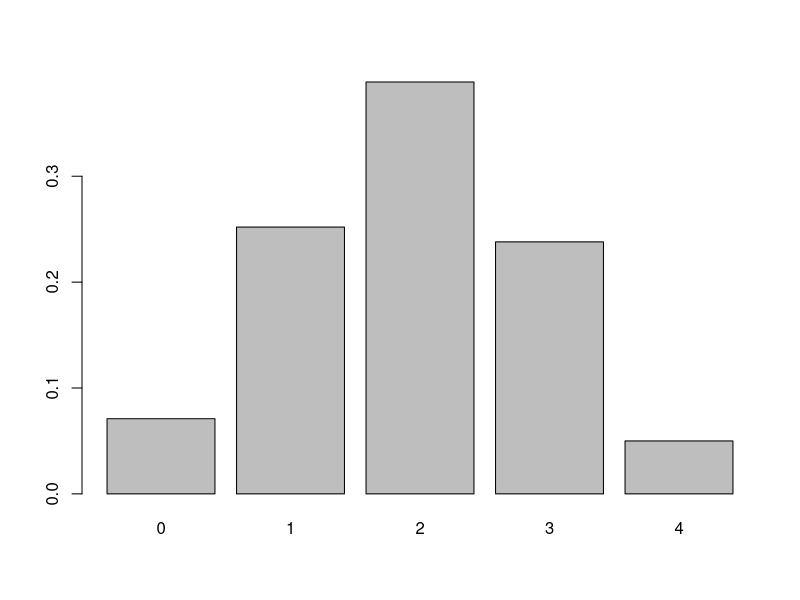
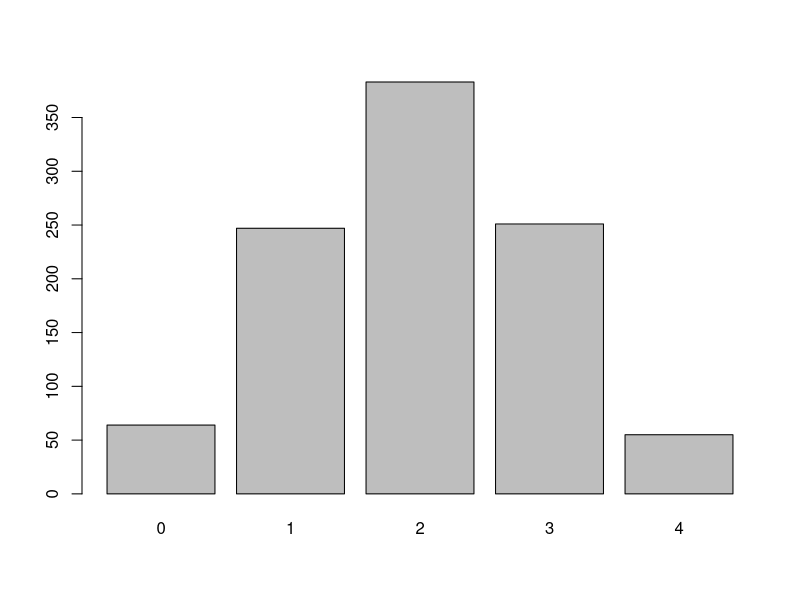
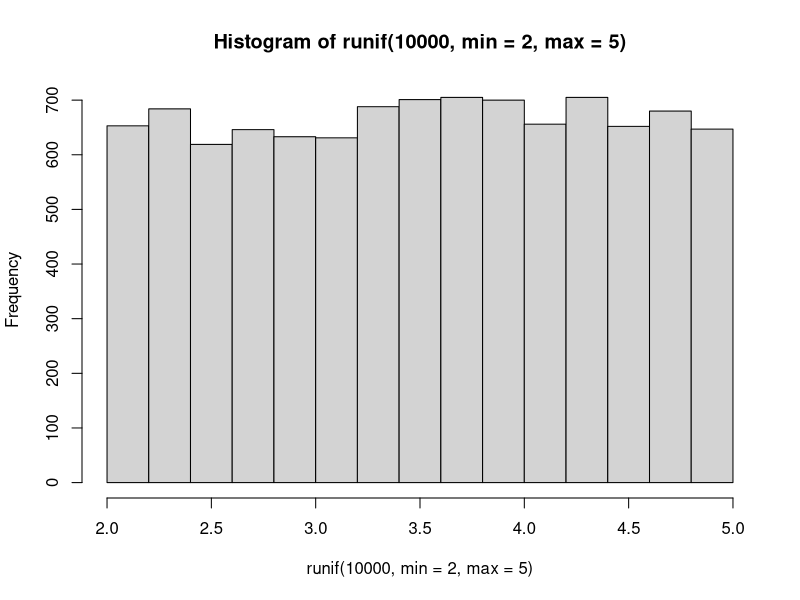
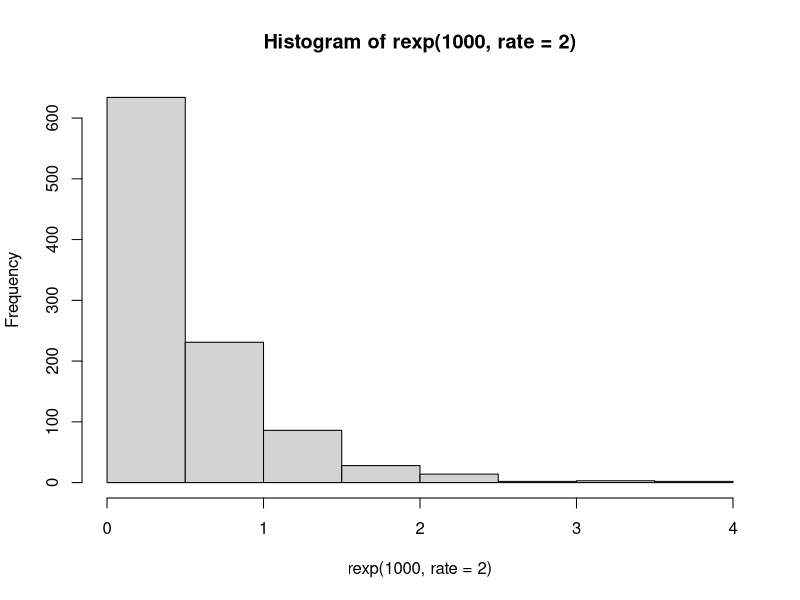
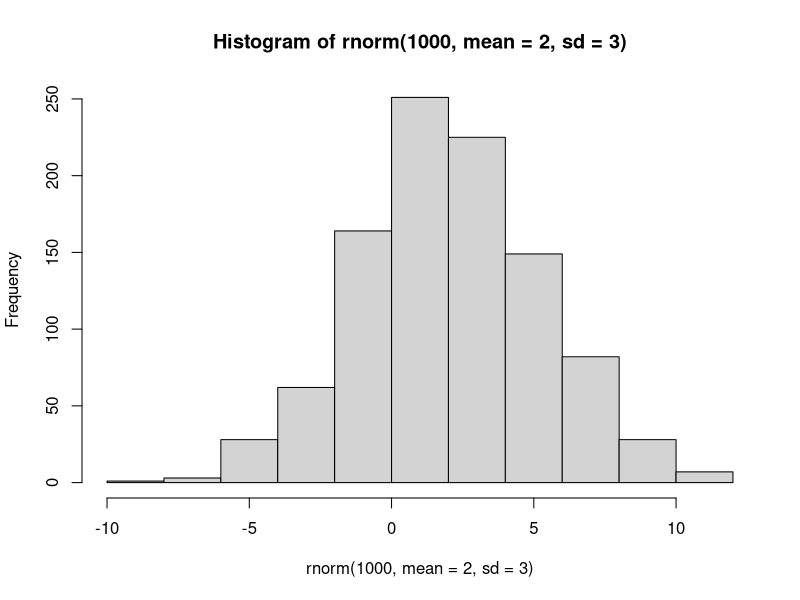
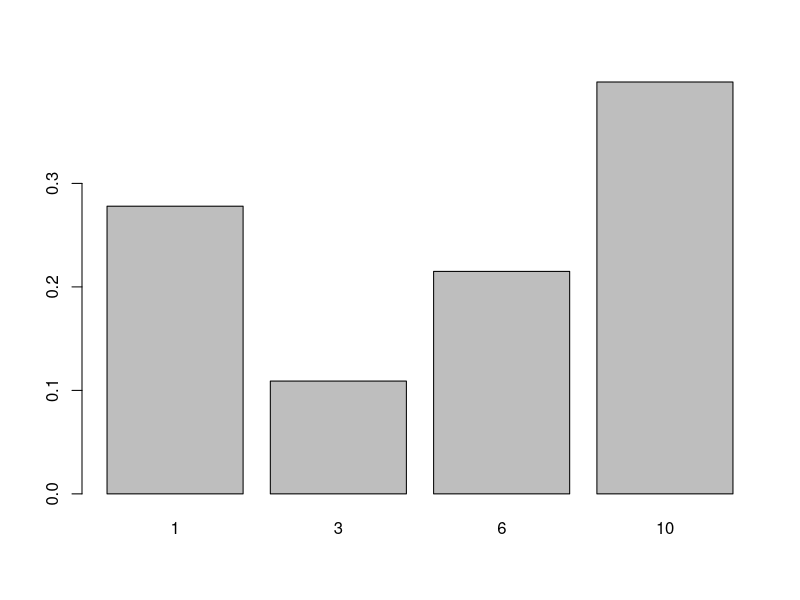
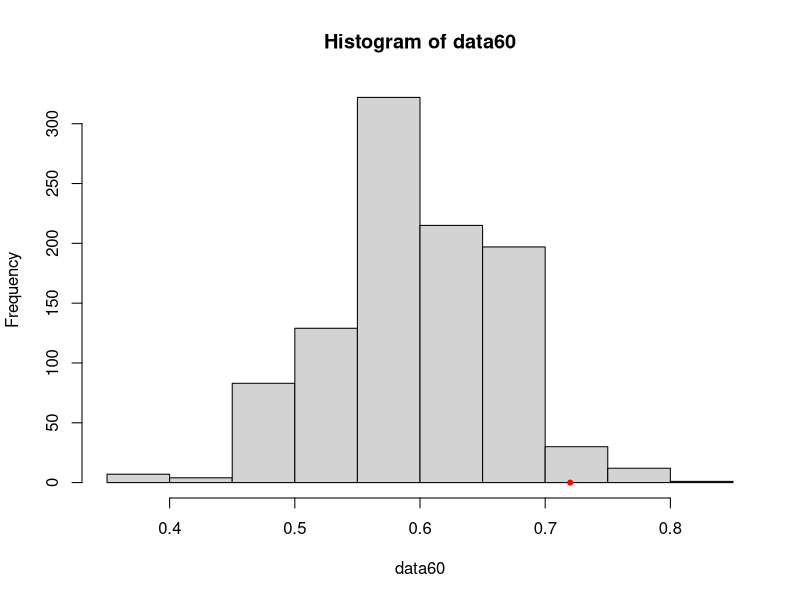
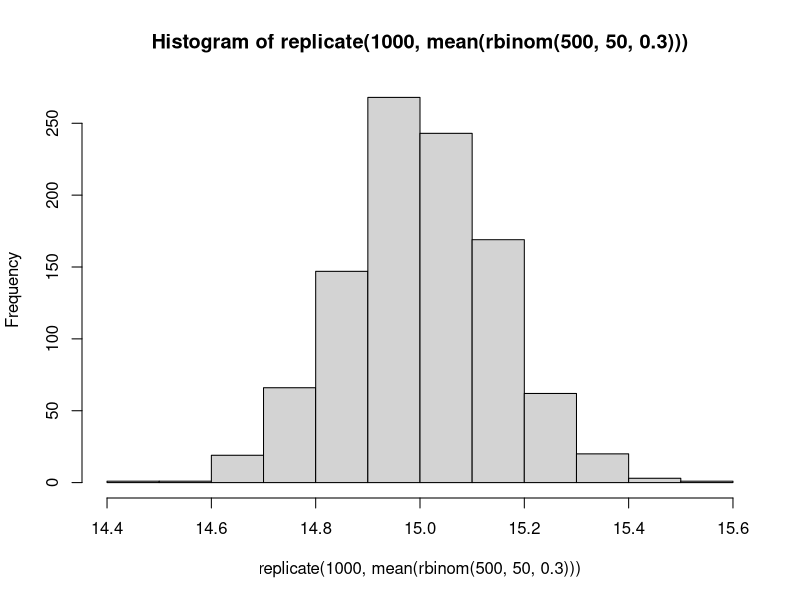

Recreate these plots in R, in order.
#######################
########Simulation#####
#######################

data <- replicate(1000, sum(sample(c("H","T"), 4, replace = TRUE)=="H"))
table(data)/1000
barplot(table(data)/1000)

barplot(table(rbinom(1000, size = 4, prob = 1/2)))
#?Hypergeometric(N=10, n=5, k=6)
rhyper(100, m = 6, n = 4, k = 5) #m white balls, n black balls, k number of balls to draw

rpois(100, lambda = 3)

hist(runif(10000, min = 2, max = 5))

hist(rexp(1000, rate = 2))

hist(rnorm(1000, mean = 2, sd = 3))

#arbitary given discrete distribution: x = {}, probablity={}
arbi <- replicate(1000, sample(c(1,3,6,10), 1, replace = TRUE, prob = c(0.3,0.1,0.2,0.4)))
barplot(table(arbi)/1000)

wb = sample(c("W","B"), 50, replace = TRUE, prob = c(0.8, 0.2))
mean(wb == "W")

#white if 0.6 is the truth
data60 <- replicate(1000, rbinom(1, 50, 0.6)/50)
hist(data60)
points(mean(wb=="W"),0, pch=20, col = "red")
mean(data60>mean(wb=="W"))
#prove by contradiction
#inconsistant with ...
#since there is only ...


###############
#Sample distribution of sample mean
################Central limit theorem########

#x_i ~ poisson(lambda = 5), i = 1,2,...50

#want to know Xbar_50 distribution
hist(replicate(1000, mean(rbinom(500, 50, 0.3))))
hist(replicate(1000, mean(rpois(500,5))))
     
     